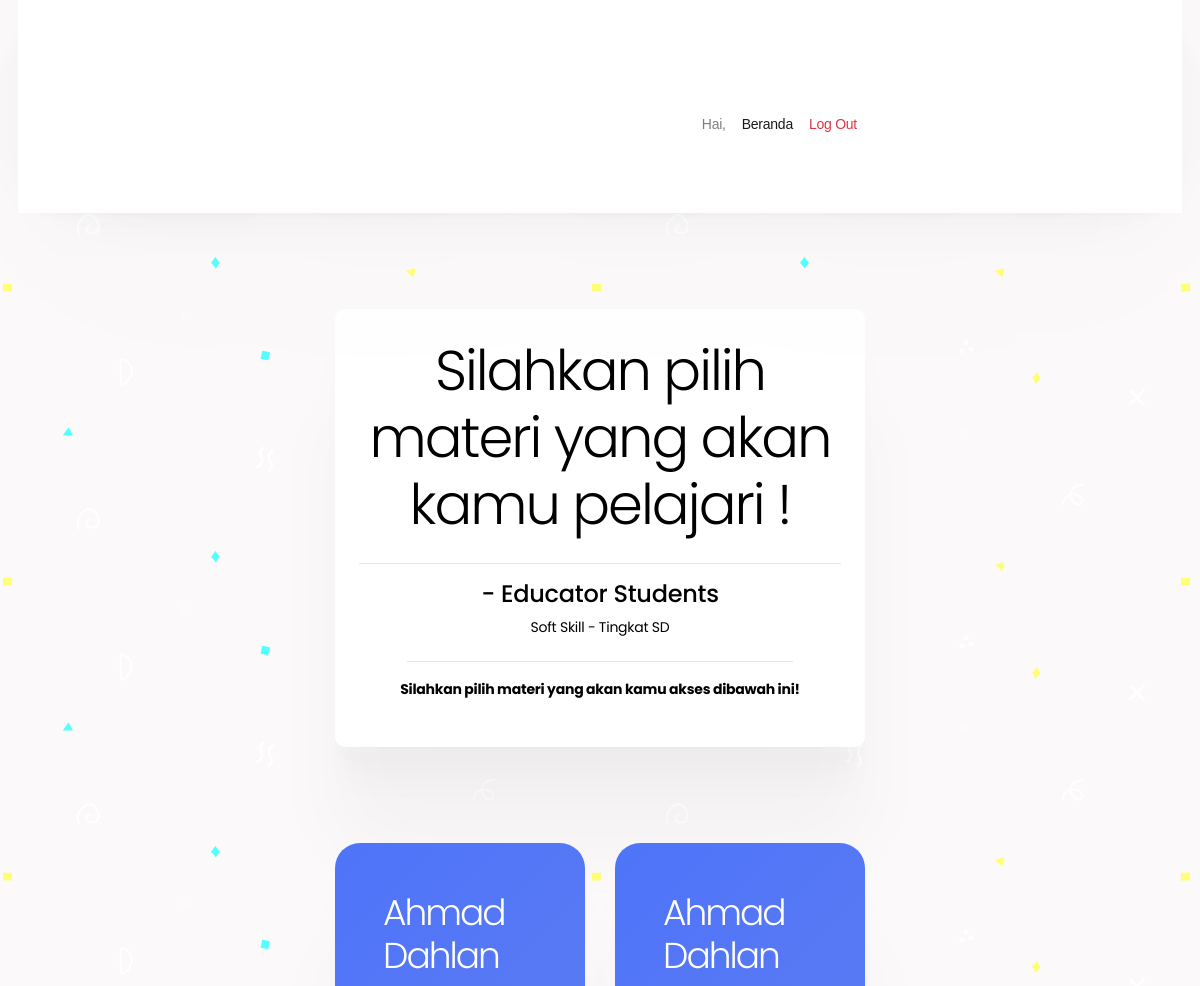
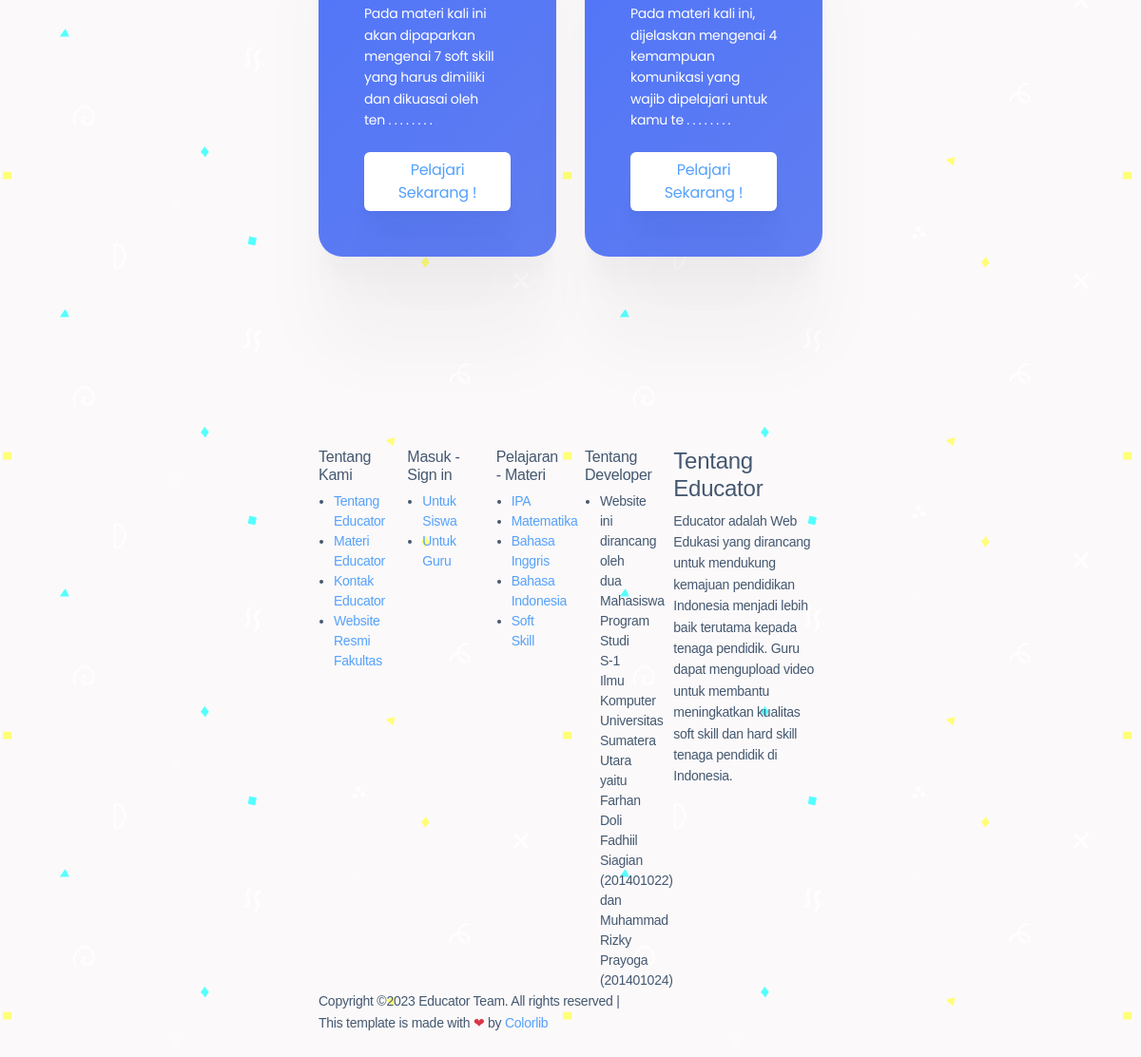
Page /materi/softskill_sd on the committed database (2 pictures, top to bottom).
### tables this page shows
CREATE TABLE `materi` (
  `id` int(11) NOT NULL,
  `nama_guru` varchar(128) NOT NULL,
  `nama_mapel` varchar(128) NOT NULL,
  `video` varchar(255) NOT NULL,
  `deskripsi` varchar(1024) NOT NULL,
  `kelas` varchar(128) NOT NULL
);

### application/controllers/Materi.php (called while the page is built, shortened)
<?php
class Materi extends CI_Controller
{
    public function __construct()
    {
        $this->load->library('form_validation');
        $this->load->library('disqus');
        $this->load->model('m_materi');
        $this->list_materi['matematika_sd'] = $this->m_materi->matematika_sd()->result();
        $this->list_materi['matematika_smp'] = $this->m_materi->matematika_smp()->result();
        $this->list_materi['matematika_sma'] = $this->m_materi->matematika_sma()->result();
        $this->list_materi['ipa_sd'] = $this->m_materi->ipa_sd()->result();
        $this->list_materi['ipa_smp'] = $this->m_materi->ipa_smp()->result();
        $this->list_materi['ipa_sma'] = $this->m_materi->ipa_sma()->result();
        $this->list_materi['indo_sd'] = $this->m_materi->indo_sd()->result();
        $this->list_materi['indo_smp'] = $this->m_materi->indo_smp()->result();
        $this->list_materi['indo_sma'] = $this->m_materi->indo_sma()->result();
        $this->list_materi['inggris_sd'] = $this->m_materi->inggris_sd()->result();
        $this->list_materi['inggris_smp'] = $this->m_materi->inggris_smp()->result();
        $this->list_materi['inggris_sma'] = $this->m_materi->inggris_sma()->result();
        $this->list_materi['softskill_sd'] = $this->m_materi->softskill_sd()->result();
        $this->list_materi['softskill_smp'] = $this->m_materi->softskill_smp()->result();
        $this->list_materi['softskill_sma'] = $this->m_materi->softskill_sma()->result();
    }
    function generateMateri($materi){
        $data['materi'] = $this->list_materi[$materi];
        $data['user'] = $this->db->get_where('siswa', ['email' =>
            $this->session->userdata('email')])->row_array();
        $this->load->view('materi/'.str_replace('_', '-', $materi), $data);
        $this->load->view('template/footer');
    }
    public function softskill_sd()
    {
        $this->generateMateri('softskill_sd');
    }
}

### index.php (called while the page is built, shortened)
<?php
require_once BASEPATH.'core/CodeIgniter.php';

### application/models/M_materi.php (called while the page is built, shortened)
<?php
class M_materi extends CI_Model
{
    public function matematika_sd()
    {
        $mapel = 'Matematika';
        $kelas = 'SD';
        $this->db->where('kelas', $kelas);
        $this->db->where('nama_mapel', $mapel);
        return $this->db->get('materi');
    }
    public function matematika_smp()
    {
        $mapel = 'Matematika';
        $kelas = 'SMP';
        $this->db->where('kelas', $kelas);
        $this->db->where('nama_mapel', $mapel);
        return $this->db->get('materi');
    }
    public function matematika_sma()
    {
        $mapel = 'Matematika';
        $kelas = 'SMA';
        $this->db->where('kelas', $kelas);
        $this->db->where('nama_mapel', $mapel);
        return $this->db->get('materi');
    }
    public function ipa_sd()
    {
        $mapel = 'IPA';
        $kelas = 'SD';
        $this->db->where('kelas', $kelas);
        $this->db->where('nama_mapel', $mapel);
        return $this->db->get('materi');
    }
    public function ipa_smp()
    {
        $mapel = 'IPA';
        $kelas = 'SMP';
        $this->db->where('kelas', $kelas);
        $this->db->where('nama_mapel', $mapel);
        return $this->db->get('materi');
    }
    public function ipa_sma()
    {
        $mapel = 'IPA';
        $kelas = 'SMA';
        $this->db->where('kelas', $kelas);
        $this->db->where('nama_mapel', $mapel);
        return $this->db->get('materi');
    }
    public function indo_sd()
    {
        $mapel = 'Bahasa Indonesia';
        $kelas = 'SD';
        $this->db->where('kelas', $kelas);
        $this->db->where('nama_mapel', $mapel);
        return $this->db->get('materi');
    }
    public function indo_smp()
    {
        $mapel = 'Bahasa Indonesia';
        $kelas = 'SMP';
        $this->db->where('kelas', $kelas);
        $this->db->where('nama_mapel', $mapel);
        return $this->db->get('materi');
    }
    public function indo_sma()
    {
        $mapel = 'Bahasa Indonesia';
        $kelas = 'SMA';
        $this->db->where('kelas', $kelas);
        $this->db->where('nama_mapel', $mapel);
        return $this->db->get('materi');
    }
    public function inggris_sd()
    {
        $mapel = 'Bahasa Inggris';
        $kelas = 'SD';
        $this->db->where('kelas', $kelas);
        $this->db->where('nama_mapel', $mapel);
        return $this->db->get('materi');
    }
    public function inggris_smp()
    {
        $mapel = 'Bahasa Inggris';
        $kelas = 'SMP';
        $this->db->where('kelas', $kelas);
        $this->db->where('nama_mapel', $mapel);
        return $this->db->get('materi');
    }
    public function inggris_sma()
    {
        $mapel = 'Bahasa Inggris';
        $kelas = 'SMA';
        $this->db->where('kelas', $kelas);
        $this->db->where('nama_mapel', $mapel);
        return $this->db->get('materi');
    }
    public function softskill_sd()
    {
        $mapel = 'Soft Skill';
        $kelas = 'SD';
        $this->db->where('kelas', $kelas);
        $this->db->where('nama_mapel', $mapel);
        return $this->db->get('materi');
    }
    public function softskill_smp()
    {
        $mapel = 'Soft Skill';
        $kelas = 'SMP';
        $this->db->where('kelas', $kelas);
        $this->db->where('nama_mapel', $mapel);
        return $this->db->get('materi');
    }
    public function softskill_sma()
    {
        $mapel = 'Soft Skill';
        $kelas = 'SMA';
        $this->db->where('kelas', $kelas);
        $this->db->where('nama_mapel', $mapel);
        return $this->db->get('materi');
    }
}

### application/views/materi/softskill-sd.php (the view, shortened to what this page needs)
<!doctype html>
<html lang="en">
<head>
    <link href="https://unpkg.com/aos@2.3.1/dist/aos.css" rel="stylesheet">
    <link rel="stylesheet" href="<?= base_url('assets/') ?>css/bootstrap.css">
    <link rel="stylesheet" href="<?= base_url('assets/') ?>vendors/linericon/style.css">
    <link rel="stylesheet" href="<?= base_url('assets/') ?>css/font-awesome.min.css">
    <link rel="stylesheet" href="<?= base_url('assets/') ?>vendors/owl-carousel/owl.carousel.min.css">
    <link rel="stylesheet" href="<?= base_url('assets/') ?>vendors/lightbox/simpleLightbox.css">
    <link rel="stylesheet" href="<?= base_url('assets/') ?>vendors/nice-select/css/nice-select.css">
    <link rel="stylesheet" href="<?= base_url('assets/') ?>vendors/animate-css/animate.css">
    <link rel="stylesheet" href="<?= base_url('assets/') ?>vendors/popup/magnific-popup.css">
    <link rel="stylesheet" href="<?= base_url('assets/') ?>css/style.css">
    <link rel="stylesheet" href="<?= base_url('assets/') ?>css/materi_style.css">
    <link rel="stylesheet" href="<?= base_url('assets/') ?>css/responsive.css">
</head>
<body style="overflow-x:hidden;background-color:#fbf9fa;">
    <header class="header_area" style="background-color: white !important;">
        <div class="main_menu">
            <nav class="navbar navbar-expand-lg navbar-light">
                <div class="container">
                    <div class="collapse navbar-collapse offset" id="navbarSupportedContent">
                        <ul class="nav navbar-nav menu_nav ml-auto">
                            <li class="nav-item "><a class="nav-link" href="javascript:void(0)">Hai, <?php
                                                                                                        ?></a>
                            </li>
                            <li class="nav-item active"><a class="nav-link" href="<?= base_url('user') ?>">Beranda</a>
                            </li>
                            <li class=" nav-item "><a class=" nav-link text-danger" href="<?= base_url('welcome/logout') ?>">Log Out</a>
                            </li>
                        </ul>
                    </div>
                </div>
            </nav>
        </div>
    </header>
    <div class="container">
        <div class="bg-white mx-auto p-4 buat-text" data-aos="fade-down" data-aos-duration="1400" style="width: 100%; border-radius:10px;">
            <div class="row" style="color: black; font-family: 'poppins';">
                <div class="col-md-12 mt-1 text-center">
                    <h1 class="display-4" data-aos="fade-down" data-aos-duration="1400">Silahkan pilih materi yang akan
                        kamu pelajari !
                    </h1><hr>
                    <h4 data-aos="fade-down" data-aos-duration="1700"><?php
                                                                        ?> - Educator Students</h4>
                    <p>Soft Skill - Tingkat SD</p>
                    <hr width="80%">
                    <p data-aos="fade-down" class="font-weight-bold" data-aos-duration="1800">Silahkan pilih materi yang
                        akan kamu akses
                        dibawah
                        ini!
                    </p>
                </div>
            </div>
        </div>
    </div>
    <div class="container">
        <div class="row mt-4">
            <?php foreach ($materi as $u) { ?>
                <div class="col-md-6 mb-4" data-aos="fade-right" data-aos-duration="1200">
                    <div class="card materi w-150 border-0">
                        <div class="card-body p-5">
                            <h1 class="card-title"><?= $u->nama_guru; ?></h1>
                            <p class=" card-text">
                                <?= substr($u->deskripsi, 0, 100); ?>&nbsp;.&nbsp;.&nbsp;.&nbsp;.&nbsp;.&nbsp;.&nbsp;.&nbsp;.
                            </p>
                            <a href="<?php echo site_url('materi/belajar/' . $u->id); ?>" class="btn btn-white">Pelajari
                                Sekarang !</a>
                        </div>
                    </div>
                </div>
            <?php } ?>
        </div>
    </div>
    <br>

### assets/css/materi_style.css (style rules this page uses)
body { background-color: #ffffff; background-attachment: fixed; }
.card { border-radius: 25px; border: none; box-shadow: 0 2.3px 1.9px rgba(0, 0, 0, 0.002), 0 5.4px 4.3px rgba(0, 0, 0, 0.005), 0 9.7px 7.7px rgba(0, 0, 0, 0.007), 0 16.1px 12.8px rgba(0, 0, 0, 0.01), 0 26.5px 21.2px rgba(0, 0, 0, 0.014), 0 46.2px 37px rgba(0, 0, 0, 0.019), 0 100px 80px rgba(0, 0, 0, 0.03); transition: 0.5s ease; cursor: pointer; font-family: 'Poppins', sans-serif; }
.materi { background: linear-gradient(135deg, #4E74F9 0%, #607df1 100%); color: white !important; width: 100%; }
.btn-white { background-color: white; border-radius: 6px; box-shadow: 0 2.8px 2.2px rgba(0, 0, 0, 0.006), 0 6.7px 5.3px rgba(0, 0, 0, 0.008), 0 12.5px 10px rgba(0, 0, 0, 0.01), 0 22.3px 17.9px rgba(0, 0, 0, 0.012), 0 41.8px 33.4px rgba(0, 0, 0, 0.014), 0 100px 80px rgba(0, 0, 0, 0.02); }
.buat-text { box-shadow: 0 2.3px 1.9px rgba(0, 0, 0, 0.002), 0 5.4px 4.3px rgba(0, 0, 0, 0.005), 0 9.7px 7.7px rgba(0, 0, 0, 0.007), 0 16.1px 12.8px rgba(0, 0, 0, 0.01), 0 26.5px 21.2px rgba(0, 0, 0, 0.014), 0 46.2px 37px rgba(0, 0, 0, 0.019), 0 100px 80px rgba(0, 0, 0, 0.03); }
.navbar { box-shadow: 0 0.3px 5.6px rgba(0, 0, 0, 0.007), 0 0.7px 12.6px rgba(0, 0, 0, 0.01), 0 1.2px 22px rgba(0, 0, 0, 0.013), 0 1.9px 34.9px rgba(0, 0, 0, 0.015), 0 2.9px 53.9px rgba(0, 0, 0, 0.017), 0 4.5px 84.1px rgba(0, 0, 0, 0.02), 0 7.5px 139.6px rgba(0, 0, 0, 0.023), 0 15px 279px rgba(0, 0, 0, 0.03); }

### rows in the picture
materi: nama_guru "Ahmad Dahlan", deskripsi "Pada materi kali ini akan dipaparkan mengenai 7 soft skill yang harus dimiliki dan dikuasai oleh ten"
materi: nama_guru "Ahmad Dahlan", deskripsi "Pada materi kali ini, dijelaskan mengenai 4 kemampuan komunikasi yang wajib dipelajari untuk kamu te"
